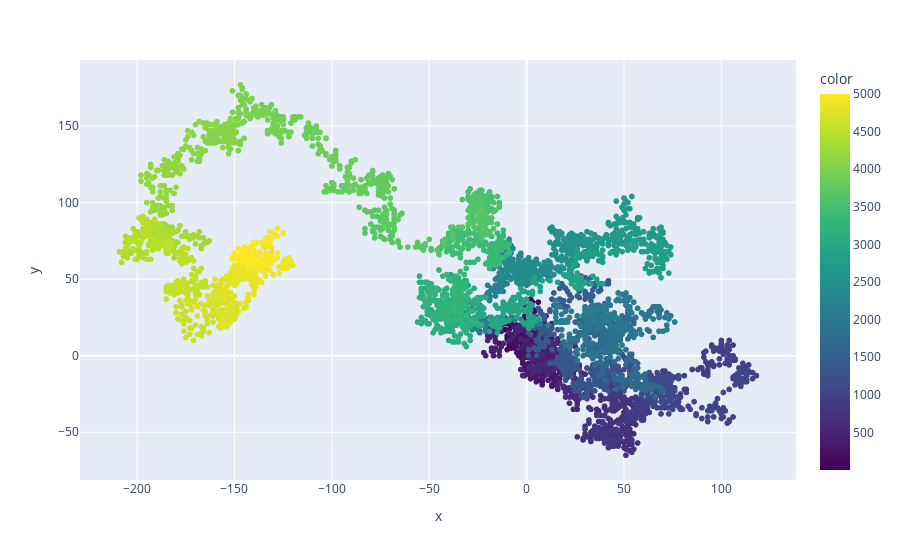

The notebook cell saved with this chart:
### Markdown cell above
Plotly to plot a random walk

### Code cell
import plotly.express as px
from generating_data.random_walks.random_walk import RandomWalk

# Creating the random walk
rw = RandomWalk()
rw.fill_walk()

# Creating the plotly graph
fig = px.scatter(x=rw.x_values, y=rw.y_values, color=range(1, rw.num_points+1), color_continuous_scale='Viridis')
fig.show()

### Figure 1 — Plotly figure (JSON) as saved in the notebook; plotly's stock layout.template omitted (floating-point values rounded to 4 significant figures; data arrays with more than 128 entries replaced by an {"elided": "..."} marker saying what was removed)
{"data": [{"hovertemplate": "x=%{x}<br>y=%{y}<br>color=%{marker.color}<extra></extra>", "legendgroup": "", "marker": {"color": {"elided": "5000 int values"}, "coloraxis": "coloraxis", "symbol": "circle"}, "mode": "markers", "name": "", "showlegend": false, "type": "scattergl", "x": {"elided": "5000 int values"}, "xaxis": "x", "y": {"elided": "5000 int values"}, "yaxis": "y"}], "layout": {"coloraxis": {"colorbar": {"title": {"text": "color"}}, "colorscale": [[0, "#440154"], [0.1111, "#482878"], [0.2222, "#3e4989"], [0.3333, "#31688e"], [0.4444, "#26828e"], [0.5556, "#1f9e89"], [0.6667, "#35b779"], [0.7778, "#6ece58"], [0.8889, "#b5de2b"], [1, "#fde725"]]}, "legend": {"tracegroupgap": 0}, "margin": {"t": 60}, "xaxis": {"anchor": "y", "domain": [0, 1], "title": {"text": "x"}}, "yaxis": {"anchor": "x", "domain": [0, 1], "title": {"text": "y"}}}}
